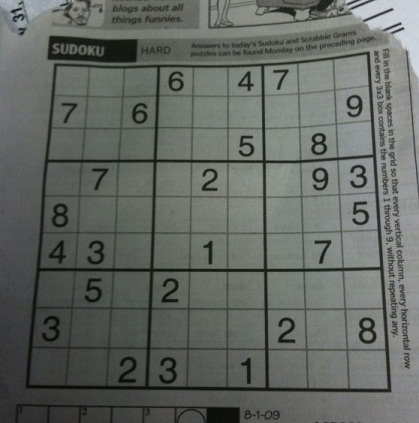
#> input picture 7. hafta/resim/sudoku.jpg, 419 x 423 px
$ python 10_esikleme_thresholding_ters.py
#> lines starting #> are read from the running program, lines starting #| are printed output that depends on the picture; after the words box and inside, x2 and y2 are one past the last pixel; in counts of white or black regions, pixels touching at a corner belong together
import cv2 as cv

resim = cv.imread("resim/sudoku.jpg", cv.IMREAD_GRAYSCALE)
#> resim: shape (423, 419); min 5, max 218, mean 101.9

ret, esiklenmis = cv.threshold(resim, 50, 255, cv.THRESH_BINARY_INV)
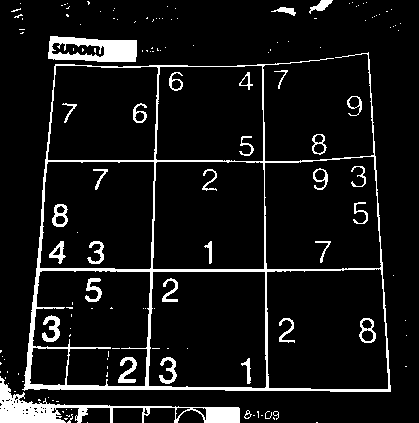
#> esiklenmis: shape (423, 419); 8.4% white; 148 white regions (114 under 20 px), largest, box (x1, y1, x2, y2) and area: (22, 52, 391, 392) 6751, (0, 376, 240, 423) 2596, (48, 36, 137, 62) 1516

cv.imshow("esiklenmis", esiklenmis)
cv.waitKey(0)

$ run again, with 7. hafta/resim/a.png saved as 7. hafta/resim/sudoku.jpg
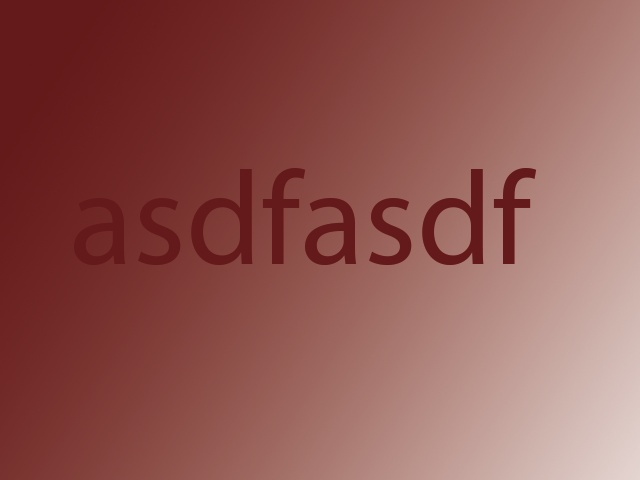
#> input picture 7. hafta/resim/a.png, 640 x 480 px
#> `resim = cv.imread("resim/sudoku.jpg", cv.IMREAD_GRAYSCALE)`:
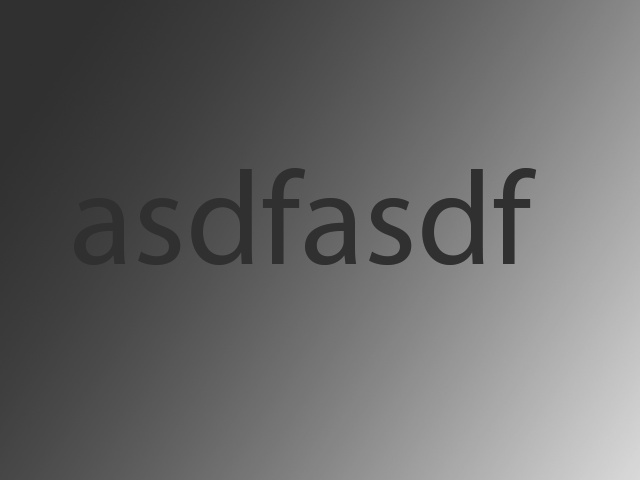
#> resim: shape (480, 640); min 41, max 217, mean 104.2
#> `ret, esiklenmis = cv.threshold(resim, 50, 255, cv.THRESH_BINARY_INV)`:
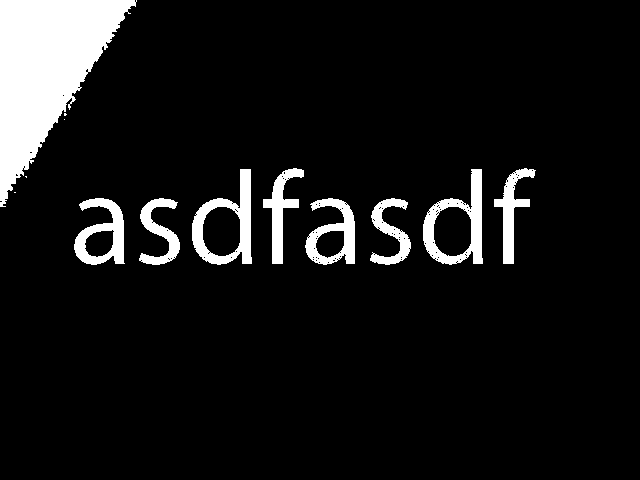
#> esiklenmis: shape (480, 640); 8.7% white; 13 white regions (4 under 20 px), largest, box (x1, y1, x2, y2) and area: (0, 0, 137, 207) 14189, (192, 169, 252, 265) 2193, (423, 169, 483, 265) 2147
